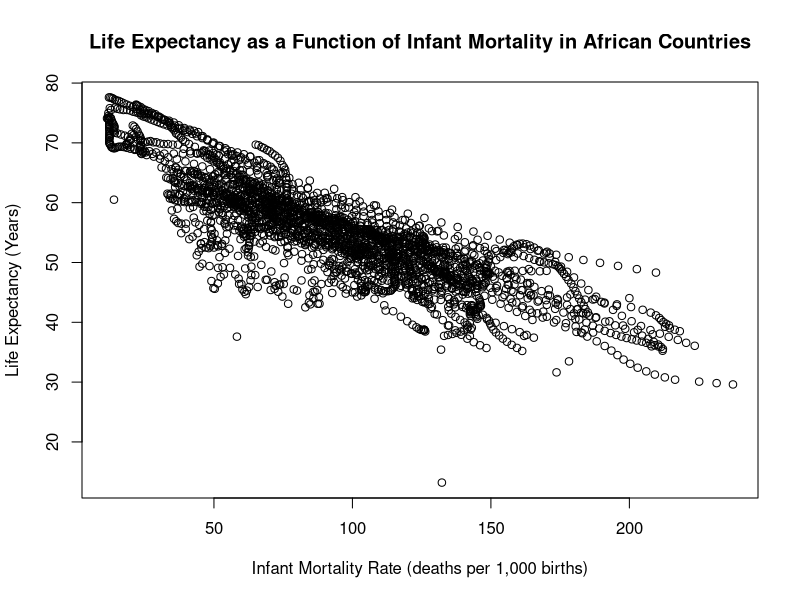
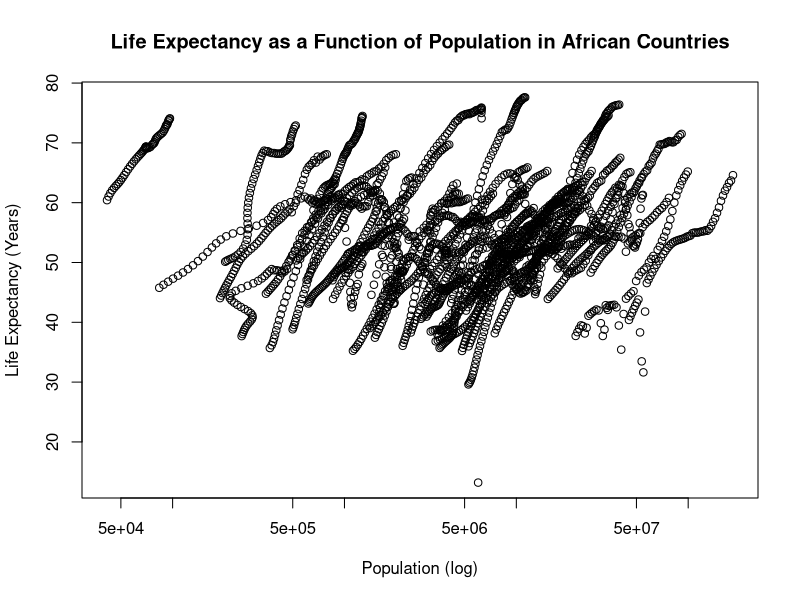
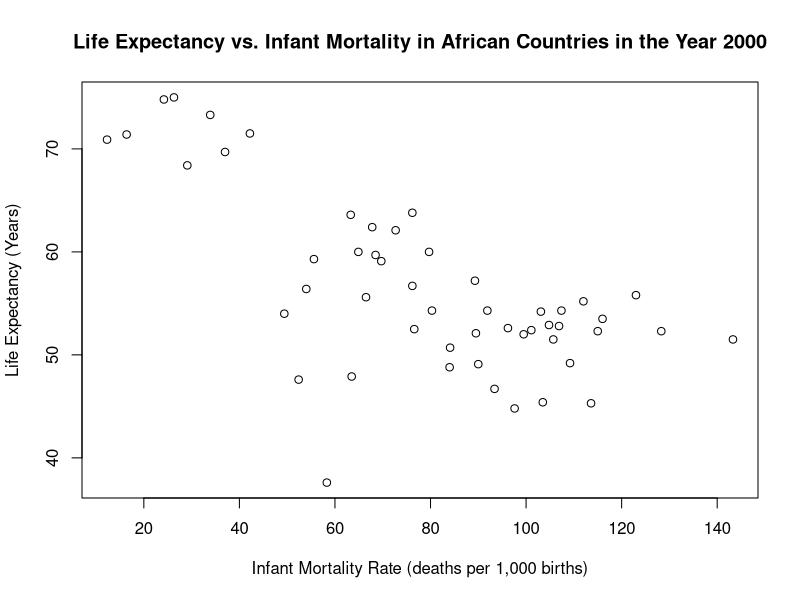
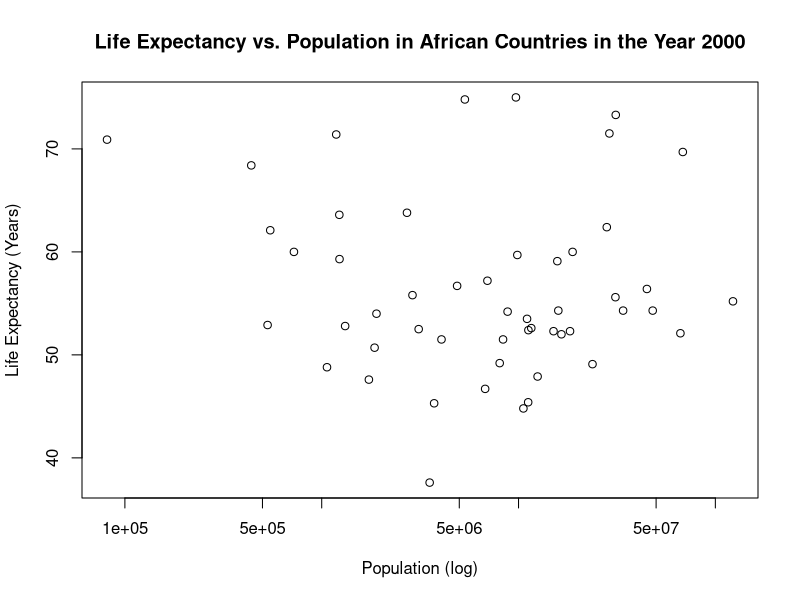

Here is the R script that generated these plots, in order:
## ---- chunk 1
library(dslabs)

#use the help function tosee what the dataset gapminder contains

help(gapminder)
#?gapminder would also work

#inspect the data 

str(gapminder)

summary(gapminder)

class(gapminder)

names(gapminder)

## ---- chunk 2

#assign only the African countries to new objects/variables 

africadata = subset(gapminder, continent == "Africa")
summary(africadata)


## ---- chunk 3

#make two new variables: one that contains only infant_mortality and life_expectancy and one that contains only population and life_expectancy. The c() function might be useful to efficiently pull out the variables you want. 

africa_data_set1 = subset(africadata, select=c(infant_mortality, life_expectancy))
africa_data_set2 = subset(africadata, select=c(population, life_expectancy))

#You should have two new objects/variables with 2907 rows and two columns.
#NOTE: We no longer have the country information. 
#what are the units on infant mortality?

#Use the str, and summary commands to take a look at both variables.

str(africa_data_set1)
summary(africa_data_set1)


## ---- chunk 4
#plot life expectancy as a function of infant mortality 

plot(africa_data_set1$infant_mortality, africa_data_set1$life_expectancy, xlab = "Infant Mortality Rate (deaths per 1,000 births)", ylab = "Life Expectancy (Years)", main = "Life Expectancy as a Function of Infant Mortality in African Countries")

#plot life expectancy as a function of population size 

plot(africa_data_set2$population, africa_data_set2$life_expectancy, log = "x", xlab = "Population (log)", ylab = "Life Expectancy (Years)", main = "Life Expectancy as a Function of Population in African Countries")
## ---- chunk 5

#Write some base R code that figures out which years have missing data for infant mortality. The is.na() function might be helpful. You can use the print() function to print the missing years to the console.


#check_na = is.na(africadata$infant_mortality[8])

#print(africadata$year[8])


years_missing_data = data.frame()

x = 2907

for(x in 1:2907){
if(is.na(africadata$infant_mortality[x] == "TRUE")){years_missing_data = rbind(years_missing_data, africadata$year[x])}}


#You should find that there is missing up to 1981 and then again for 2016. So we’ll avoid those years and go with 2000 instead. 

#create a new object by extracting only the data for the year 2000 from the africadata object. You should end up with 51 observations and 9 variables. Check it with str and summary

year_2000 = subset(africadata, year == 2000)

str(year_2000)
summary(year_2000)

## ---- chunk 6

#use base R plotting again and do the same two plots again, this time only for the year 2000

plot(year_2000$infant_mortality, year_2000$life_expectancy, xlab = "Infant Mortality Rate (deaths per 1,000 births)", ylab = "Life Expectancy (Years)", main = "Life Expectancy vs. Infant Mortality in African Countries in the Year 2000")

plot(year_2000$population, year_2000$life_expectancy, log = "x", xlab = "Population (log)", ylab = "Life Expectancy (Years)", main = "Life Expectancy vs. Population in African Countries in the Year 2000")


## ---- chunk 7
# Use the lm function and fit life expectancy as the outcome, and infant mortality as the predictor. Then use the population size as the predictor. 

fit1 = lm(year_2000$life_expectancy ~ year_2000$infant_mortality)

summary(fit1)

fit2 = lm(year_2000$life_expectancy ~ year_2000$population)

summary(fit2)
